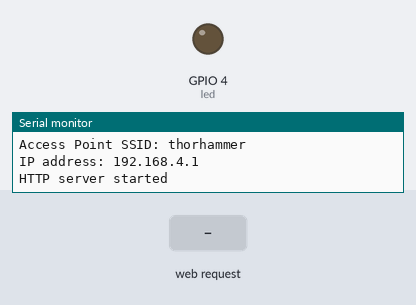
A sketch run on a simulated ESP8266 (NodeMCU). Shown: output pins drawn as LEDs (lit = HIGH), the last lines printed to the serial monitor. The test bench sets the inputs (shaded band).

Above: at 1.2 s.
1.3 s: HTTP request GET / received
2.9 s: HTTP request GET / received
At 3.4 s:
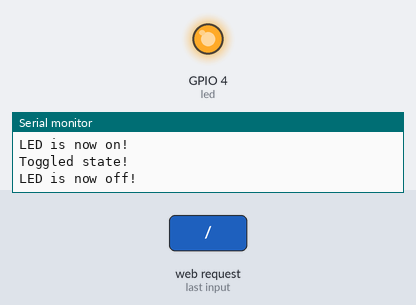
Timing chart, 0 to 5.9 s (numbered marks = the images above; inputs shaded):
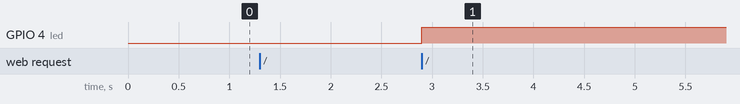

The sketch:

esp8266ArduinoToggle.ino
```cpp
#include <ESP8266WiFi.h>
#include <WiFiClient.h>
#include <ESP8266WebServer.h>

const char* ssid = "thorhammer";
const char* password = "thorthor";


ESP8266WebServer server(80);

const int led = 4;

int state = 0;

void handle_root() {

  digitalWrite(led, state);
  String s = "<html>";
  if (state == 1) {
    s += "OUTPUT IS OFF<br>";
  }
  if (state == 0) {
    s += "OUTPUT IS ON<br>";
  }
  s += "<button style='font-size: 2em;' onclick='javascript:location.reload();'>Toggle</button>";
  s += "</html>";
  server.send(200, "text/html", s);
  Serial.println("Toggled state!");
  delay(100);

  if (state == 1) {
     Serial.println("LED is now off!");

     state = 0;
     return;
  }
  if (state == 0) {
     Serial.println("LED is now on!");

     state = 1;
     return;
  }
}

void setup(void)
{
  Serial.begin(9600);
  pinMode(led, OUTPUT);
  digitalWrite(led, 0);

  // Connect to WiFi network
  WiFi.mode(WIFI_AP);
  WiFi.softAP(ssid, password);
  Serial.println("");

  Serial.println("");
  Serial.print("Access Point SSID: ");
  Serial.println(ssid);
  Serial.print("IP address: ");
  Serial.println(WiFi.softAPIP());

  server.on("/", handle_root);
  server.begin();

  Serial.println("HTTP server started");
}

void loop(void)
{
  server.handleClient();
}
```

Measured:
- after the input at 2.9 s, GPIO 4 (led): LOW → HIGH at once
